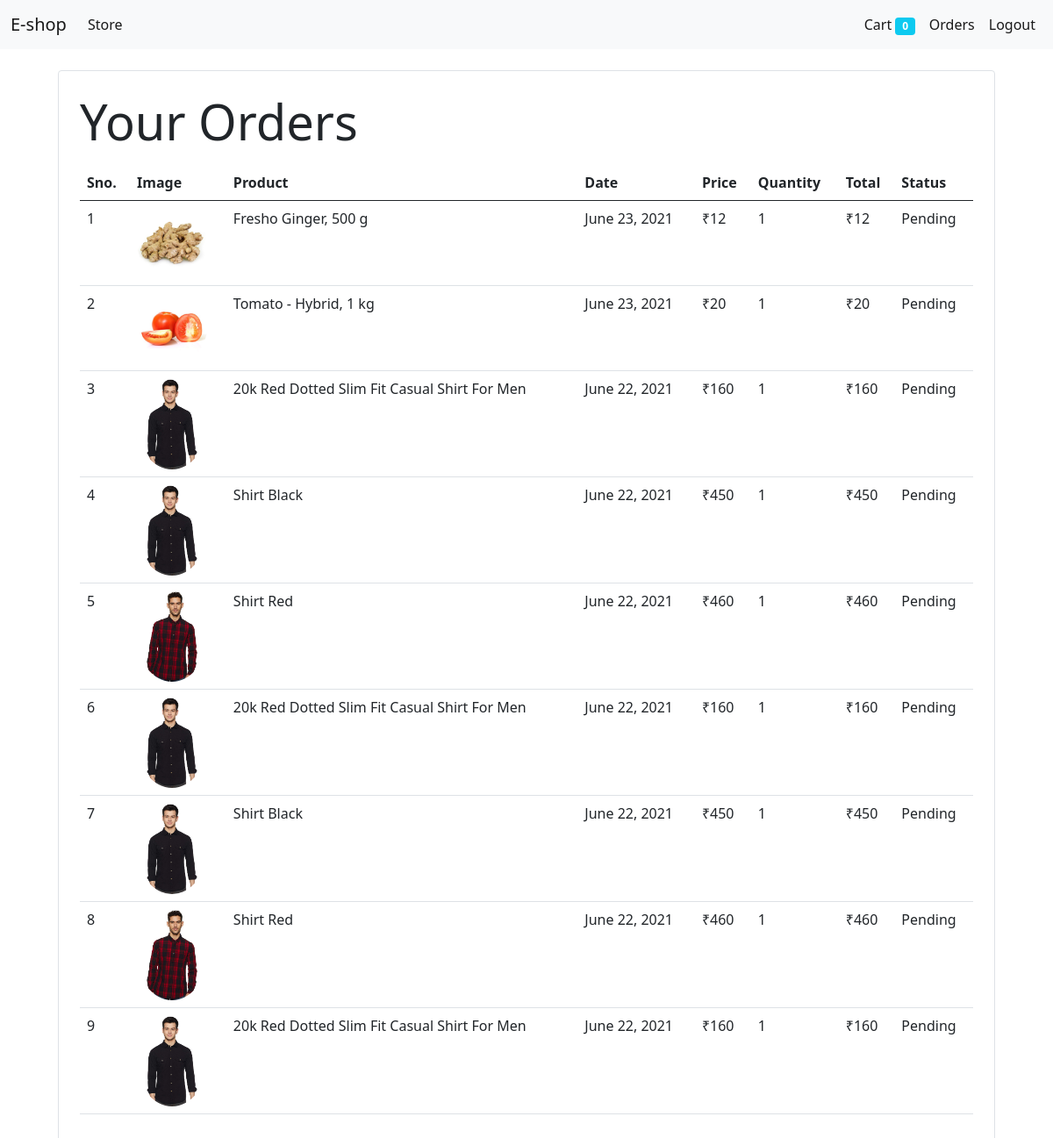
Screenshot of /orders (signed in) with the database file from the repository.
### store/models/orders.py (models this page shows, shortened)
class Order(models.Model):
    product = models.ForeignKey(Product,on_delete=models.CASCADE)
    customer = models.ForeignKey(Customer, on_delete=models.CASCADE)
    quantity = models.IntegerField(default=1)
    price = models.IntegerField()
    address = models.CharField(max_length=100,default = '',blank=True)
    phone = models.CharField(max_length = 50,default='',blank= True)
    status = models.BooleanField(default=False)
    date = models.DateField(default=datetime.datetime.today)
    @staticmethod
    def get_orders_by_customer(customer_id) :
        return Order.objects.filter(customer = customer_id).order_by('-date')

### store/models/product.py (models this page shows, shortened)
class Product(models.Model):
    name = models.CharField(max_length = 50)
    price = models.IntegerField(default= 0 )
    category = models.ForeignKey(Category,on_delete=models.CASCADE ,default=1)
    description = models.CharField(max_length = 200,default = '',blank=True)
    image = models.ImageField(upload_to = 'uploads/products/')

### store/middlewares/auth.py (the view)
    def middleware(request):
        returnUrl = request.META['PATH_INFO']
        if  not request.session.get('customer'):
            return redirect(f'login?return_url = {returnUrl}')
        response = get_response(request)
        return response

### store/templatetags/custom_filter.py (called while the page is built)
@register.filter(name='currency')
def currency(number):
    return '₹' +str(number)

@register.filter(name='multiply')
def multiply(number,number1):
    return number * number1

### store/views/orders.py (called while the page is built)
    def get(self,request):
        customer = request.session.get('customer')
        orders = Order.get_orders_by_customer(customer)
        return render(request,'store/orders.html',{'orders':orders})

### templates/store/orders.html
{% extends "base.html" %} {% block content %} {% load cart %} {% load custom_filter %}
<div class="container">
    <div class="border rounded p-4 m-4">
        <p class="display-4 pl-4 ml-4"> Your Orders</p>
        <table class="table">
            <thead>
                <tr>
                    <th>Sno.</th>
                    <th>Image</th>
                    <th>Product</th>
                    <th>Date</th>
                    <th>Price</th>
                    <th>Quantity</th>
                    <th>Total</th>
                    <th>Status</th>
                </tr>
            </thead>
            <tbody>
                {% for order in orders %}
                <tr>
                    <td scope="row">{{forloop.counter}}</td>
                    <td><img src="{{order.product.image.url}}" class="rounded-circle" style="width:80px"></td>
                    <td>{{order.product.name}}</td>
                    <td>{{order.date}}</td>
                    <td>{{order.price|currency}}</td>
                    <td>{{order.quantity}}</td>
                    <td>{{order.quantity|multiply:order.price|currency}}</td>
                    {% if order.status %}
                    <td>Completed</td>
                    {% else %}
                    <td>Pending</td>
                    {% endif %}
                </tr>
                {% endfor %}
            </tbody>
        </table>
    </div>
</div>
{%endblock%}

### templates/base.html (shortened to what this page needs)
<!DOCTYPE html>
<html lang="en">
<head>
    <link href="https://cdn.jsdelivr.net/npm/bootstrap@5.0.1/dist/css/bootstrap.min.css" rel="stylesheet">
</head>
<body>
    <nav class="navbar navbar-expand-lg navbar-light bg-light">
        <div class="container-fluid">
            <a class="navbar-brand" href="/">E-shop</a>
            <div class="collapse navbar-collapse" id="navbarSupportedContent">
                <ul class="navbar-nav me-auto mb-2 mb-lg-0">
                    <li class="nav-item">
                        <a class="nav-link active" aria-current="page" href="/">Store</a>
                    </li>
                </ul>
                <ul class="navbar-nav d-flex">
                    <li class="nav-item">
                        <a class="nav-link active" aria-current="page" href="/cart">Cart
                        <span class="badge bg-info ">{{request.session.cart.keys|length}}</span>
                        </a>
                    </li>
                    {% if request.session.customer %}
                    <li class="nav-item">
                        <a class="nav-link active" aria-current="page" href="/orders">Orders</a>
                    </li>
                    <li class="nav-item">
                        <a class="nav-link active" aria-current="page" href="/logout">Logout</a>
                    </li>
                    {% endif %}
                </ul>
            </div>
        </div>
    </nav>
    {% block content%} {% endblock %}
</body>
</html>

### rows the page displays
Order: product.image (picture), product.name "Fresho Ginger, 500 g", date "June 23, 2021", price "₹12", quantity "1", quantity|multiply "₹12", status "Pending"
Order: product.image (picture), product.name "Tomato - Hybrid, 1 kg", date "June 23, 2021", price "₹20", quantity "1", quantity|multiply "₹20", status "Pending"
Order: product.image (picture), product.name "20k Red Dotted Slim Fit Casual Shirt For Men", date "June 22, 2021", price "₹160", quantity "1", quantity|multiply "₹160", status "Pending"
Order: product.image (picture), product.name "Shirt Black", date "June 22, 2021", price "₹450", quantity "1", quantity|multiply "₹450", status "Pending"
Order: product.image (picture), product.name "Shirt Red", date "June 22, 2021", price "₹460", quantity "1", quantity|multiply "₹460", status "Pending"
Order: product.image (picture), product.name "20k Red Dotted Slim Fit Casual Shirt For Men", date "June 22, 2021", price "₹160", quantity "1", quantity|multiply "₹160", status "Pending"
Order: product.image (picture), product.name "Shirt Black", date "June 22, 2021", price "₹450", quantity "1", quantity|multiply "₹450", status "Pending"
Order: product.image (picture), product.name "Shirt Red", date "June 22, 2021", price "₹460", quantity "1", quantity|multiply "₹460", status "Pending"
Order: product.image (picture), product.name "20k Red Dotted Slim Fit Casual Shirt For Men", date "June 22, 2021", price "₹160", quantity "1", quantity|multiply "₹160", status "Pending"

### other values shown
{{ request.session.cart.keys|length }} "0"
